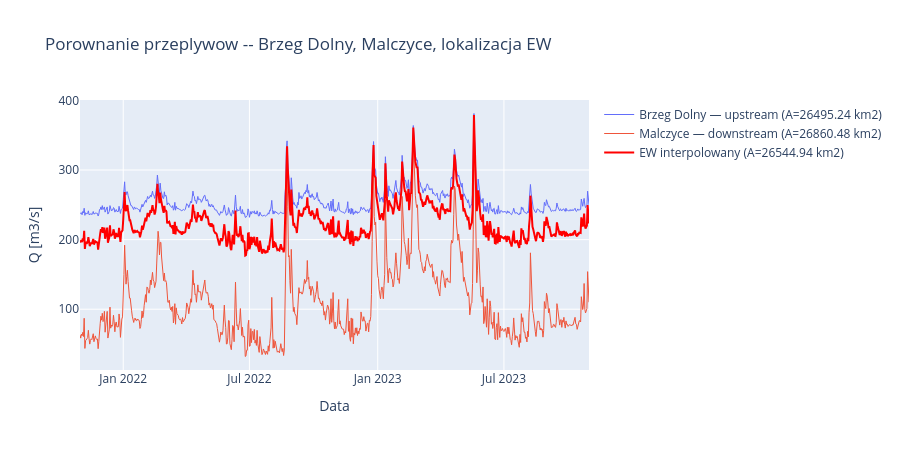

Notebook cell for this chart:
### Markdown cell above
**Prompt do LLM:**
> *"Narysuj wykres porownawczy przeplywow z trzech lokalizacji (Malczyce, Brzeg Dolny,
> EW interpolowany) na osi czasu -- ostatnie 2 lata. Uzyj plotly."*

### Code cell
# Porownanie przeplywow -- ostatnie 2 lata
# Uwaga: STATION_UP = Brzeg Dolny (Q_up), STATION_DOWN = Malczyce (Q_down)
last_2y = df_ew[df_ew['date'] >= df_ew['date'].max() - pd.Timedelta(days=730)]

fig = go.Figure()
fig.add_trace(go.Scatter(x=last_2y['date'], y=last_2y['Q_up'],
    mode='lines', name=f'Brzeg Dolny — upstream (A={A_UP} km2)', line=dict(width=1)))
fig.add_trace(go.Scatter(x=last_2y['date'], y=last_2y['Q_down'],
    mode='lines', name=f'Malczyce — downstream (A={A_DOWN} km2)', line=dict(width=1)))
fig.add_trace(go.Scatter(x=last_2y['date'], y=last_2y['Q_ew'],
    mode='lines', name=f'EW interpolowany (A={A_TARGET} km2)', line=dict(color='red', width=2)))
fig.update_layout(
    title='Porownanie przeplywow -- Brzeg Dolny, Malczyce, lokalizacja EW',
    xaxis_title='Data', yaxis_title='Q [m3/s]', height=450, hovermode='x unified',
)
fig.show()

### Figure 1 — Plotly figure (JSON) as saved in the notebook; plotly's stock layout.template omitted (floating-point values rounded to 4 significant figures; data arrays with more than 128 entries replaced by an {"elided": "..."} marker saying what was removed)
{"data": [{"line": {"width": 1}, "mode": "lines", "name": "Brzeg Dolny — upstream (A=26495.24 km2)", "type": "scatter", "x": {"elided": "731 str values"}, "y": {"elided": "731 float values"}}, {"line": {"width": 1}, "mode": "lines", "name": "Malczyce — downstream (A=26860.48 km2)", "type": "scatter", "x": {"elided": "731 str values"}, "y": {"elided": "731 float values"}}, {"line": {"color": "red", "width": 2}, "mode": "lines", "name": "EW interpolowany (A=26544.94 km2)", "type": "scatter", "x": {"elided": "731 str values"}, "y": {"elided": "731 float values"}}], "layout": {"height": 450, "hovermode": "x unified", "title": {"text": "Porownanie przeplywow -- Brzeg Dolny, Malczyce, lokalizacja EW"}, "xaxis": {"title": {"text": "Data"}}, "yaxis": {"title": {"text": "Q [m3/s]"}}}}
